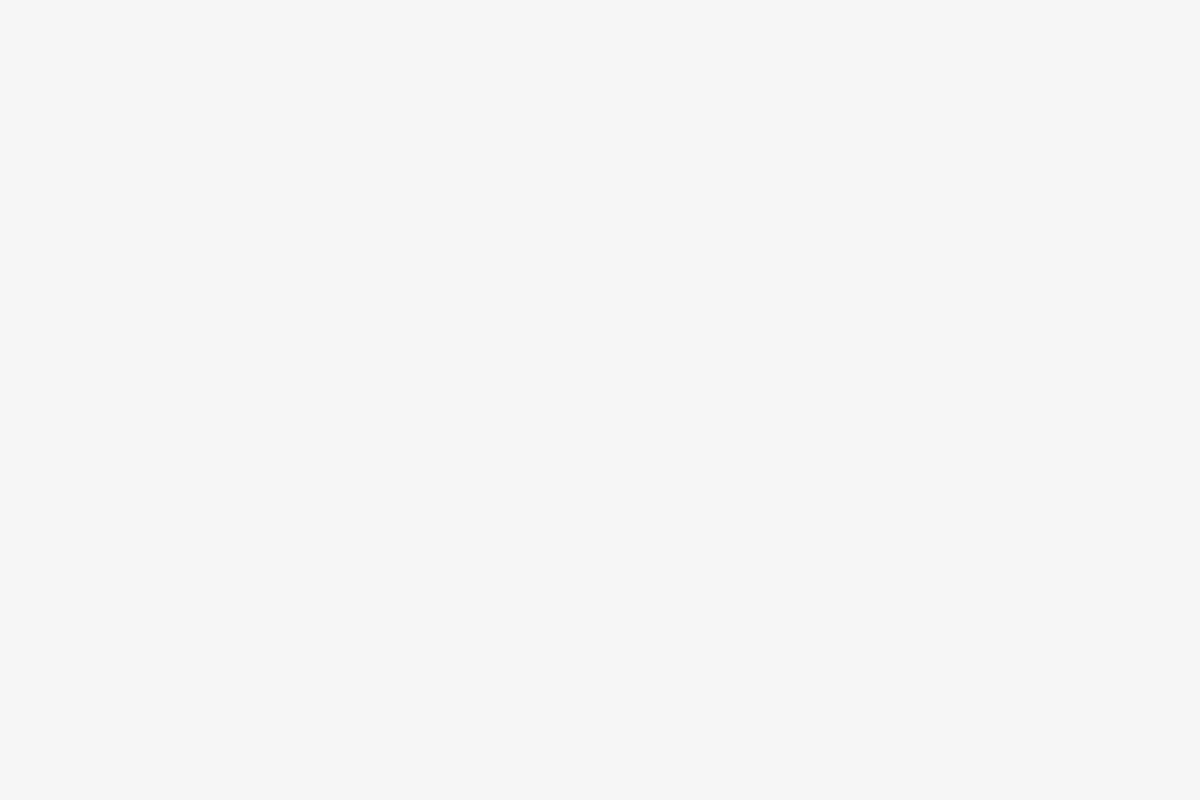
Frame 1 (no input)
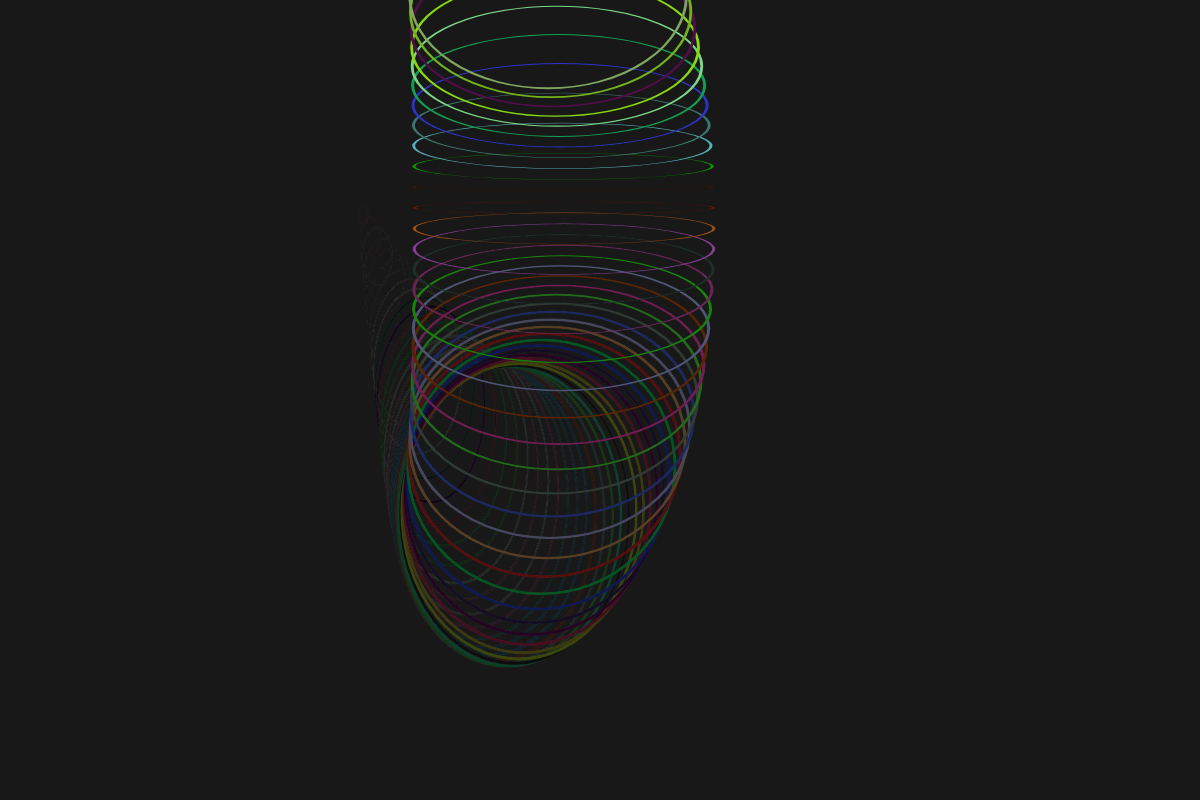
Frame 60 (no input)
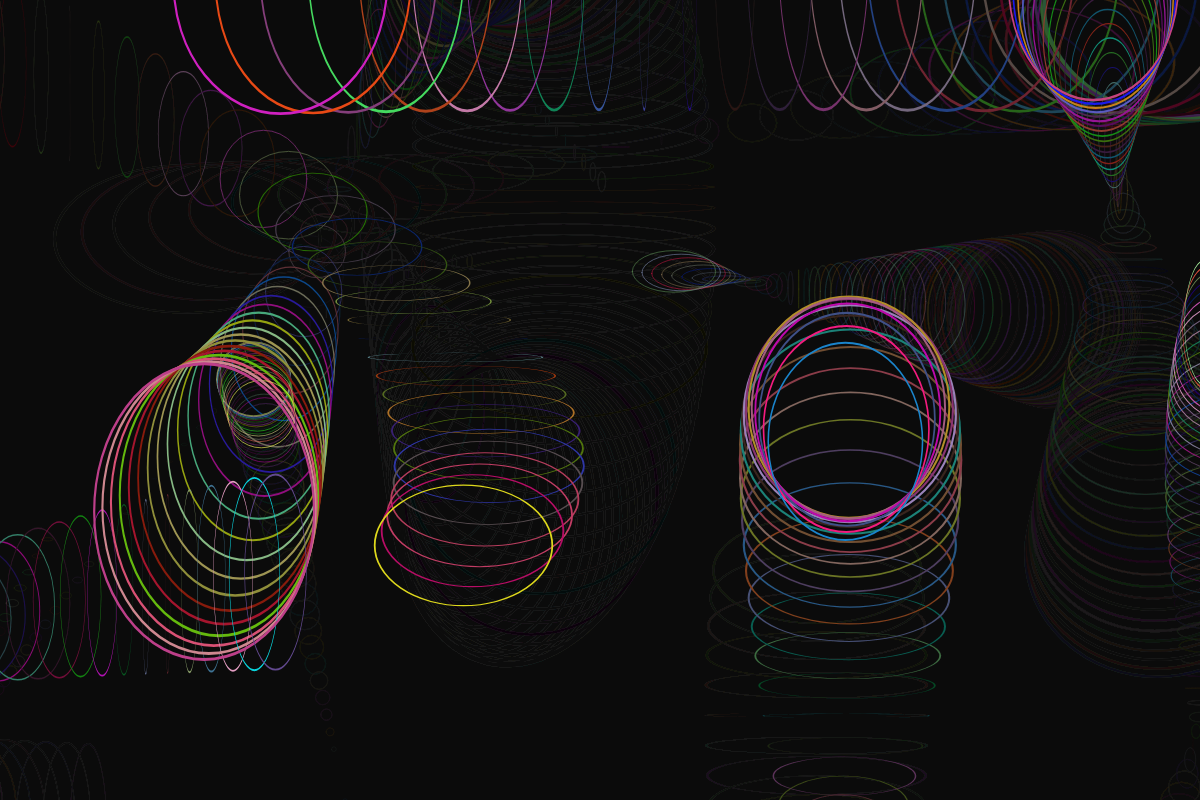
Frame 120 (the mouse pressed at the canvas centre since frame 60)

The p5.js sketch that drew these frames (run headless with seeded random() and noise() and a simulated clock; from frame 60 on, the mouse is pressed at the canvas centre):

// p5.js sketch
// ── sketch.js
let slinkies = [];
let t = 0;

function setup(){
    createCanvas( windowWidth, 800 );

    // create a bunch of random, sine movement slinkies
    for (var i = 0; i < 20; i++) {

        // add new slinky objs to the array
        slinkies.push(
            {
                period: { x: random(60, 240), y: random(60, 240) },
                maxSize: random(4),
                maxDist: {
                    x: random(width/2),
                    y: random(height/2)
                },
                pos: {
                    x: random(width),
                    y: random(height)
                }
            } // <- end slinky obj
        ); // end array push
    } // end for loop
}

function draw() {
    // set the background to 'white'
    background(0, 0, 0, 10 );

    // determine the number of slinkies to draw in the array
    // based on mouse position
    // i.e. left=0 - right=all
    let numToDraw = map( mouseX, 0, width, 1, slinkies.length );
    for ( let i = 0; i < numToDraw; i++ ) {
        // draw the slinkies
        drawSlinky( slinkies[i], t );
    }

    // increment time for the sine wave functions
    t++;

}

/* Draws a Slinky */
function drawSlinky( slinkies, time ) {
    // determine the value of individual sine wave functions
    let x = sinePos( slinkies.period.x, time );
    let y = sinePos( slinkies.period.y, time );

    let pos_x = x * slinkies.maxDist.x + slinkies.pos.x;
    let pos_y = y * slinkies.maxDist.y + slinkies.pos.y;

    // draw a slinky based on object data
    slinkyPlacement(
        pos_x,
        pos_y,
        x * slinkies.maxSize,
        y * slinkies.maxSize
    );
}


/* Slinky Function */
function slinkyPlacement( pos_x, pos_y, scale_x, scale_y ) {
    push(); // <- Begin sandbox

    // 1. scale and position smiley face
    translate( pos_x, pos_y );
    scale( scale_x, scale_y );

    // 2. draw slinky
    stroke( random(255), random(255), random(255) );
    noFill();
    ellipse( 0, 0, 100 );

    pop(); // <- End sandbox
}


/* sine function */
function sinePos( timeScale, time ) {
    let val = sin( TWO_PI * time/timeScale );
    return val;
}
